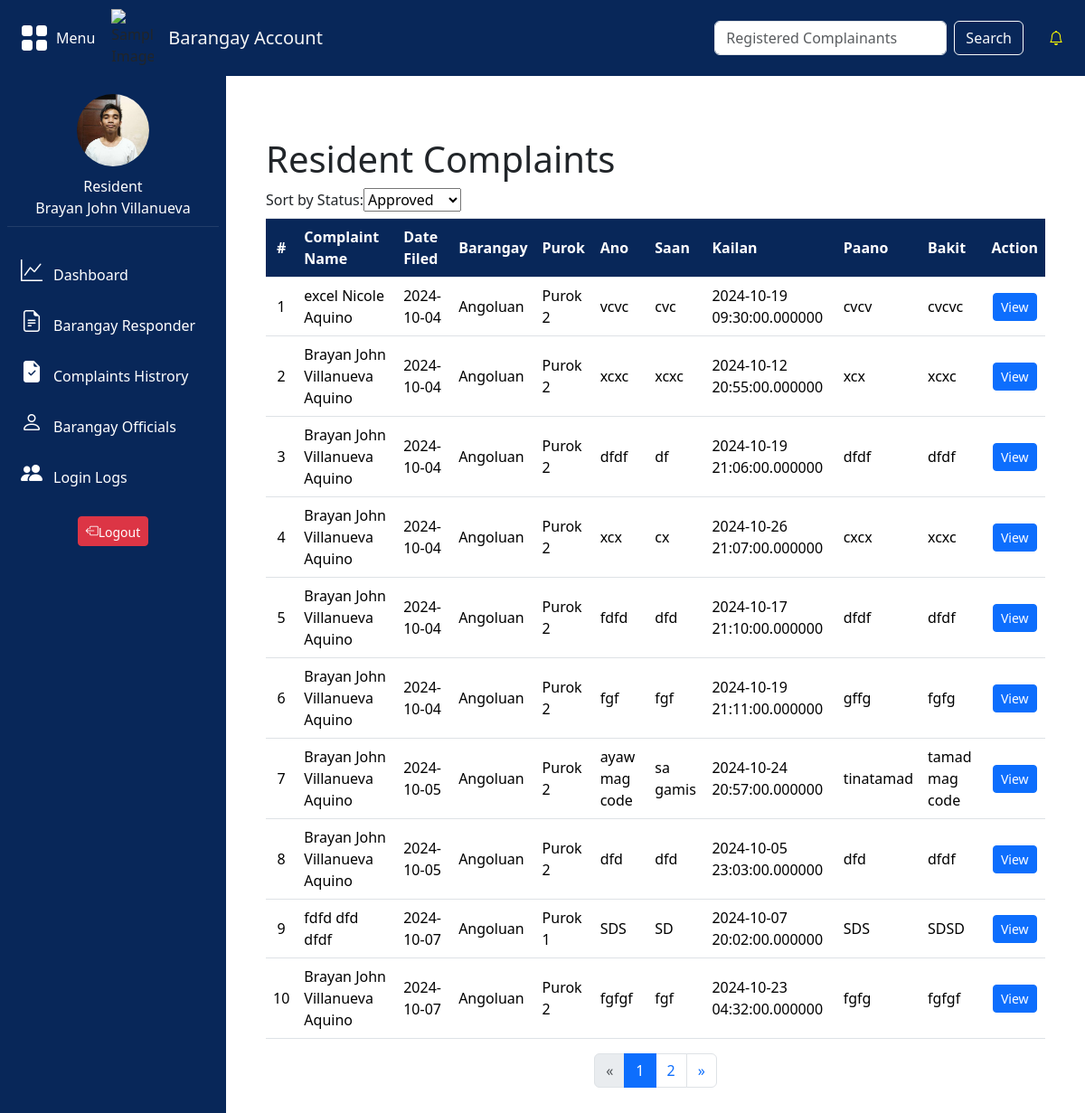
The page /barangay/manage-complaints.php (signed in) on the database its author committed.
### tables this page shows
CREATE TABLE `tbl_complaints` (
  `complaints_id` int(15) NOT NULL,
  `complaint_name` varchar(255) NOT NULL,
  `complaints_person` varchar(15) NOT NULL,
  `status` varchar(20) NOT NULL DEFAULT '''Inprogress''',
  `complaints` text NOT NULL,
  `responds` enum('barangay','pnp') NOT NULL,
  `date_filed` date NOT NULL,
  `category_id` int(1) NOT NULL,
  `barangays_id` int(10) NOT NULL,
  `image_id` int(10) NOT NULL,
  `info_id` int(11) NOT NULL,
  `user_id` int(11) NOT NULL,
  `ano` varchar(255) DEFAULT NULL,
  `saan` varchar(255) DEFAULT NULL,
  `kailan` datetime(6) DEFAULT NULL,
  `paano` text DEFAULT NULL,
  `bakit` text DEFAULT NULL
);

CREATE TABLE `tbl_users_barangay` (
  `barangays_id` int(11) NOT NULL,
  `barangay_name` varchar(255) NOT NULL
);

CREATE TABLE `tbl_users` (
  `user_id` int(15) NOT NULL,
  `first_name` varchar(255) NOT NULL,
  `middle_name` varchar(255) NOT NULL,
  `last_name` varchar(255) NOT NULL,
  `extension_name` varchar(255) DEFAULT NULL,
  `gender` varchar(255) NOT NULL,
  `age` int(255) NOT NULL,
  `birth_date` date NOT NULL,
  `selfie_path` varchar(255) NOT NULL,
  `image_type` enum('ID') NOT NULL,
  `image_path` varchar(255) NOT NULL,
  `date_uploaded` datetime(6) NOT NULL,
  `cp_number` varchar(255) NOT NULL,
  `password` varchar(255) NOT NULL,
  `accountType` enum('Resident','Barangay Official','PNP Officer') NOT NULL,
  `barangays_id` int(11) DEFAULT NULL,
  `place_of_birth` varchar(255) NOT NULL,
  `purok` varchar(255) NOT NULL,
  `civil_status` enum('Single','Married','Separated','Live-in','Divorced','Widowed') NOT NULL,
  `educational_background` enum('No Formal Education','Elementary','Highschool','College','Post Graduate') NOT NULL,
  `nationality` varchar(255) NOT NULL,
  `pic_data` varchar(255) NOT NULL,
  `security_question` varchar(255) NOT NULL,
  `security_answer` varchar(255) NOT NULL,
  `login_attempts` int(11) DEFAULT 0,
  `lockout_time` datetime DEFAULT NULL
);

### barangay/manage-complaints.php (the view, shortened to what this page needs)
<?php
include '../barangay/notifications.php';
$barangay_name = isset($_SESSION['barangay_name']) ? $_SESSION['barangay_name'] : '';
$results_per_page = 10;
$page = isset($_GET['page']) && is_numeric($_GET['page']) && $_GET['page'] > 0 ? $_GET['page'] : 1;
$start_from = ($page - 1) * $results_per_page;
try {
    $stmt = $pdo->prepare("SELECT COUNT(*) AS total FROM tbl_complaints c
                           LEFT JOIN tbl_users_barangay ub ON c.barangays_id = ub.barangays_id
                           WHERE c.status = 'inprogress' AND ub.barangay_name = ? AND c.status != 'Rejected'");
    $stmt->execute([$barangay_name]);
    $total_complaints = $stmt->fetch(PDO::FETCH_ASSOC)['total'];
    $total_pages = ceil($total_complaints / $results_per_page);
    $stmt = $pdo->prepare("
        SELECT c.*, ub.barangay_name,
               cc.complaints_category,
               u.cp_number,
               u.gender,
               u.place_of_birth,
               u.age,
               u.nationality,
               u.civil_status,
               u.purok,
               u.selfie_path,
            u.educational_background,
               u.pic_data,
               e.evidence_id,
               e.evidence_path
        FROM tbl_complaints c
        LEFT JOIN tbl_users_barangay ub ON c.barangays_id = ub.barangays_id
        JOIN tbl_users u ON c.user_id = u.user_id
        LEFT JOIN tbl_evidence e ON c.complaints_id = e.complaints_id
        LEFT JOIN tbl_complaintcategories cc ON c.category_id = cc.category_id
        WHERE c.status = 'inprogress' AND ub.barangay_name = ? AND c.status != 'Rejected'
        LIMIT ?, ?
    ");
    $stmt->bindValue(1, $barangay_name, PDO::PARAM_STR);
    $stmt->bindValue(2, $start_from, PDO::PARAM_INT);
    $stmt->bindValue(3, $results_per_page, PDO::PARAM_INT);
    $stmt->execute();
    $complaints = $stmt->fetchAll(PDO::FETCH_ASSOC);
} catch (PDOException $e) {
    $_SESSION['error'] = "Error fetching complaints: " . $e->getMessage();
    $complaints = [];
    $total_pages = 1;
}
?>
<!DOCTYPE html>
<html lang="en">
<head>
    <link href="https://cdn.jsdelivr.net/npm/bootstrap@5.3.3/dist/css/bootstrap.min.css" rel="stylesheet">
    <link href="https://cdnjs.cloudflare.com/ajax/libs/bootstrap-icons/1.8.1/font/bootstrap-icons.min.css" rel="stylesheet">
    <link rel="stylesheet" type="text/css" href="../styles/style.css">
</head>
<body>
<?php
include '../includes/navbar.php';
include '../includes/sidebar.php';
?>
<div class="content">
<div class="container mt-5">
    <h1>Resident Complaints</h1>
<table class="table table-bordered table-hover">
    <thead>
     <form method="POST">
    <label class="form-label">Sort by Status:</label>
    <select id="statusDropdown" name="status" onchange="handleStatusChange(this.value)">
        <option value="Approved"
            <?php echo (isset($_GET['status']) && $_GET['status'] == 'Approved') ? 'selected' : ''; ?>>
            Approved
        </option>
    </select>
</form>
<tr>
            <th style="text-align: center; vertical-align: middle;">#</th>
            <th style="text-align: left; vertical-align: middle;">Complaint Name</th>
            <th style="text-align: left; vertical-align: middle;">Date Filed</th>
            <th style="text-align: left; vertical-align: middle;">Barangay</th>
            <th style="text-align: left; vertical-align: middle;">Purok</th>
            <th style="text-align: left; vertical-align: middle;">Ano</th>
            <th style="text-align: left; vertical-align: middle;">Saan</th>
            <th style="text-align: left; vertical-align: middle;">Kailan</th>
            <th style="text-align: left; vertical-align: middle;">Paano</th>
            <th style="text-align: left; vertical-align: middle;">Bakit</th>
            <th style="text-align: center; vertical-align: middle;">Action</th>
        </tr>
    </thead>
    <tbody>
        <?php
        $rowNumber = 1;
        foreach ($complaints as $complaint): ?>
            <tr>
                <td style="text-align: center; vertical-align: middle;"><?php echo $rowNumber++; ?></td>
                <td style="text-align: left; vertical-align: middle;"><?php echo htmlspecialchars($complaint['complaint_name']); ?></td>
                <td style="text-align: left; vertical-align: middle;"><?php echo htmlspecialchars($complaint['date_filed']); ?></td>
                <td style="text-align: left; vertical-align: middle;"><?php echo htmlspecialchars($complaint['barangay_name']); ?></td>
                <td style="text-align: left; vertical-align: middle;"><?php echo htmlspecialchars($complaint['purok']); ?></td>
                <td style="text-align: left; vertical-align: middle;"><?php echo htmlspecialchars($complaint['ano']); ?></td>
                <td style="text-align: left; vertical-align: middle;"><?php echo htmlspecialchars($complaint['saan']); ?></td>
                <td style="text-align: left; vertical-align: middle;"><?php echo htmlspecialchars($complaint['kailan']); ?></td>
                <td style="text-align: left; vertical-align: middle;"><?php echo htmlspecialchars($complaint['paano']); ?></td>
                <td style="text-align: left; vertical-align: middle;"><?php echo htmlspecialchars($complaint['bakit']); ?></td>
                <td style="text-align: center; vertical-align: middle;">
                    <button type="button" class="btn btn-primary btn-sm"
                            data-bs-toggle="modal"
                            data-bs-target="#viewComplaintModal"
                            data-complaint='<?php echo htmlspecialchars(json_encode($complaint), ENT_QUOTES, 'UTF-8'); ?>'>
                        View
                    </button>
                </td>
            </tr>
        <?php endforeach; ?>
    </tbody>
</table>
<nav aria-label="Page navigation example">
  <ul class="pagination justify-content-center">
    <li class="page-item <?= ($page <= 1) ? 'disabled' : '' ?>">
      <a class="page-link" href="<?= $_SERVER['PHP_SELF'] . '?page=' . ($page - 1) ?>" aria-label="Previous">
        <span aria-hidden="true">&laquo;</span>
      </a>
    </li>
    <?php for ($i = 1; $i <= $total_pages; $i++): ?>
      <li class="page-item <?= ($i == $page) ? 'active' : '' ?>">
        <a class="page-link" href="<?= $_SERVER['PHP_SELF'] . '?page=' . $i ?>"><?= $i ?></a>
      </li>
    <?php endfor; ?>
    <li class="page-item <?= ($page >= $total_pages) ? 'disabled' : '' ?>">
      <a class="page-link" href="<?= $_SERVER['PHP_SELF'] . '?page=' . ($page + 1) ?>" aria-label="Next">
        <span aria-hidden="true">&raquo;</span>
      </a>
    </li>
  </ul>
</nav>
</div>
</div>
</body>
</html>

### styles/style.css (style rules this page uses)
.content { margin-left: 250px; transition: margin-left 0.3s ease; padding: 20px; width: 80%; }
table, th, td { border: none; }
table { border-collapse: collapse; width: 100%; }

### barangay/manage-complaints.php (style rules this page uses)
.table thead th { background-color: #082759; color: #ffffff; text-align: center; }

### rows shown on the page
tbl_complaints: complaint_name "excel Nicole Aquino", date_filed "2024-10-04", barangays.barangay_name "Angoluan", user.purok "Purok 2", ano "vcvc", saan "cvc", kailan "2024-10-19 09:30:00.000000", paano "cvcv", bakit "cvcvc"
tbl_complaints: complaint_name "Brayan John Villanueva Aquino", date_filed "2024-10-04", barangays.barangay_name "Angoluan", user.purok "Purok 2", ano "xcxc", saan "xcxc", kailan "2024-10-12 20:55:00.000000", paano "xcx", bakit "xcxc"
tbl_complaints: complaint_name "Brayan John Villanueva Aquino", date_filed "2024-10-04", barangays.barangay_name "Angoluan", user.purok "Purok 2", ano "dfdf", saan "df", kailan "2024-10-19 21:06:00.000000", paano "dfdf", bakit "dfdf"
tbl_complaints: complaint_name "Brayan John Villanueva Aquino", date_filed "2024-10-04", barangays.barangay_name "Angoluan", user.purok "Purok 2", ano "xcx", saan "cx", kailan "2024-10-26 21:07:00.000000", paano "cxcx", bakit "xcxc"
tbl_complaints: complaint_name "Brayan John Villanueva Aquino", date_filed "2024-10-04", barangays.barangay_name "Angoluan", user.purok "Purok 2", ano "fdfd", saan "dfd", kailan "2024-10-17 21:10:00.000000", paano "dfdf", bakit "dfdf"
tbl_complaints: complaint_name "Brayan John Villanueva Aquino", date_filed "2024-10-04", barangays.barangay_name "Angoluan", user.purok "Purok 2", ano "fgf", saan "fgf", kailan "2024-10-19 21:11:00.000000", paano "gffg", bakit "fgfg"
tbl_complaints: complaint_name "Brayan John Villanueva Aquino", date_filed "2024-10-05", barangays.barangay_name "Angoluan", user.purok "Purok 2", ano "ayaw mag code", saan "sa gamis", kailan "2024-10-24 20:57:00.000000", paano "tinatamad", bakit "tamad mag code"
tbl_complaints: complaint_name "Brayan John Villanueva Aquino", date_filed "2024-10-05", barangays.barangay_name "Angoluan", user.purok "Purok 2", ano "dfd", saan "dfd", kailan "2024-10-05 23:03:00.000000", paano "dfd", bakit "dfdf"
tbl_complaints: complaint_name "fdfd dfd dfdf", date_filed "2024-10-07", barangays.barangay_name "Angoluan", user.purok "Purok 1", ano "SDS", saan "SD", kailan "2024-10-07 20:02:00.000000", paano "SDS", bakit "SDSD"
tbl_complaints: complaint_name "Brayan John Villanueva Aquino", date_filed "2024-10-07", barangays.barangay_name "Angoluan", user.purok "Purok 2", ano "fgfgf", saan "fgf", kailan "2024-10-23 04:32:00.000000", paano "fgfg", bakit "fgfgf"

### other values the page prints
$_SESSION['accountType'] "Resident"
$firstName "Brayan John"
$middleName "Villanueva"
